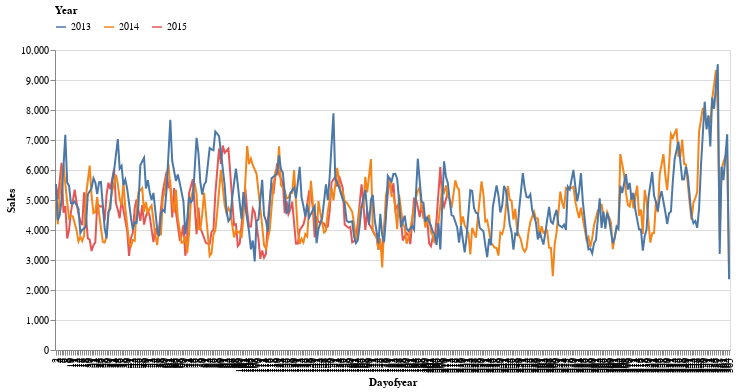

Write notebook code for a chart like this one.
### Code cell
alt.Chart(df_store1).mark_line().encode(
    x=alt.X("Dayofyear:O"),
    y="Sales:Q",
    color=alt.Color("Year:N", legend=alt.Legend(orient="top")),
    tooltip=["Year", "Dayofyear", "Sales"],
).properties(width=675)

### Figure 1 — Vega-Lite specification as saved in the notebook (floating-point values rounded to 4 significant figures; data arrays with more than 128 entries replaced by an {"elided": "..."} marker saying what was removed)
{"config": {"view": {"continuousWidth": 400, "continuousHeight": 300}}, "data": {"name": "data-7262151b368a141fcbdeb53ec10dd840"}, "mark": "line", "encoding": {"color": {"type": "nominal", "field": "Year", "legend": {"orient": "top"}}, "tooltip": [{"type": "quantitative", "field": "Year"}, {"type": "quantitative", "field": "Dayofyear"}, {"type": "quantitative", "field": "Sales"}], "x": {"type": "ordinal", "field": "Dayofyear"}, "y": {"type": "quantitative", "field": "Sales"}}, "width": 675, "$schema": "https://vega.github.io/schema/vega-lite/v4.8.1.json", "datasets": {"data-7262151b368a141fcbdeb53ec10dd840": {"elided": "781 records"}}}
